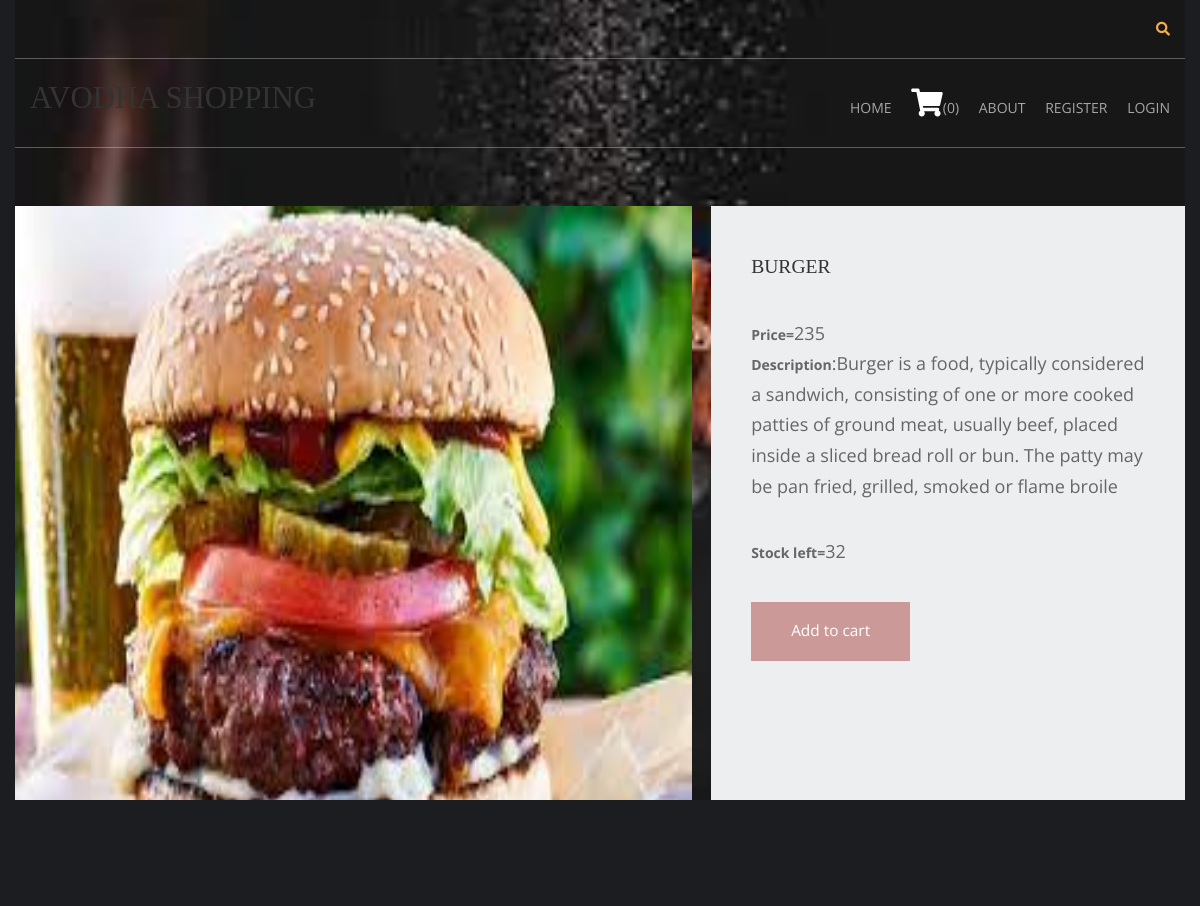
/meat-items/burger, run on the app's committed database.
### shop/models.py (models this page shows, shortened)
class products(models.Model):
    name = models.CharField ( max_length = 250 , unique = True )
    slug = models.CharField ( max_length = 250 , unique = True )
    img = models.ImageField ( upload_to = 'product' )
    desc = models.TextField ()
    stock = models.IntegerField ()
    availability = models.BooleanField ()
    price = models.IntegerField ()
    category = models.ForeignKey(categ,on_delete=models.CASCADE)

### shop/views.py (the view)
# urls.py: path('<slug:c_slug>/<slug:product_slug>',views.prodDetails,name='details'),
def prodDetails(request,c_slug,product_slug):
    try:
        prod=products.objects.get(category__slug=c_slug,slug=product_slug)
    except Exception as e :
        raise e
    return render(request,'item.html',{'pr':prod})

### cart/context_processor.py (called while the page is built)
def count(request):
    item_count=0;
    if 'admin' in request.path:
        return {}
    else:
        try:
            ct=cartlist.objects.filter(cart_id=c_id(request))
            cti=items.objects.all().filter(cart=ct[:1])
            for c in cti:
                item_count+=c.quan
        except cartlist.DoesnotExist:
            item_count=0
        return dict(itc=item_count)

### cart/views.py (called while the page is built)
def c_id(request):
    ct_id=request.session.session_key
    if not ct_id:
        ct_id=request.session.create()
    return ct_id

### templates/item.html (shortened to what this page needs)
{% extends 'base.html' %}
{% load static %}
{% block content %}
<head>
    <link href="{% static 'pr/fontawesome/css/all.min.css' %}" rel="stylesheet" />
    <link href="{% static 'pr/css/templatemo-comparto.css' %}" rel="stylesheet" />
</head>
<body>
  <br><br>
        <section class="tm-mb-1" id="about">
            <div class="tm-row tm-about-row">
                <div class="tm-section-1-l">
                    <img src="{{pr.img.url}}" style="height:700;width:700;" alt="About image" class="tm-img-responsive">
                </div>
                <article class="tm-section-1-r tm-bg-color-8">
                    <h4 class="tm-mb-2 tm-title-color">{{pr.name}}</h4>
                    <p><b>Price=</b>{{pr.price}}<br><b>Description</b>:{{pr.desc}}<br></p>
                    <p><b>Stock left=</b>{{pr.stock}}<br></p>
                {% if pr.stock <= 0 %}
                    <h1 style="color:red">Sorry,Out of stock</h1>
                {% else %}
                    <a href="{% url 'addcart' pr.id %}" class="tm-btn tm-btn-1 tm-link-to-services">Add to cart</a>
                {% endif %}
                </article>
            </div>
        </section>
</body>
</html>
{% endblock %}

### static/hm/layout/styles/layout.css (style rules this page uses)
*, *::before, *::after { transition:all .3s ease-in-out; }
body { color:#A5A6AA; background-color:#1C1D21; }
a { color:#FBAB45; }

### static/pr/css/templatemo-comparto.css (style rules this page uses)
*, *::before, *::after { box-sizing: border-box; outline: none; }
ul, h1, h2, h3, h4, p, figure { padding: 0; margin: 0; }
body { font-family: 'Open Sans', Arial, sans-serif; font-size: 18px; overflow-x: hidden; padding-left: 15px; padding-right: 15px; margin: 0; }
a { transition: all 0.3s ease; text-decoration: none; }
p { color: #666; line-height: 1.7; margin-bottom: 35px; }
h1, h2, h3, h4, h5, h6 { color: #333; }
.tm-mb-1 { margin-bottom: 20px; }
.tm-mb-2 { margin-bottom: 40px; }
.tm-bg-color-8 { background-color: #EDEEEF; }
.tm-img-responsive { max-width: 100%; height: auto; }
.tm-section-1-l { width: 57.85%; margin-right: 1.65%; }
.tm-section-1-r { padding: 50px 40px; width: 40.5%; }
.tm-row { display: flex; }
.tm-btn { display: inline-block; padding: 15px 40px; font-size: 1.1rem; border: none; background-color: #CC9999; color: white; }
a { color: #666; }

### static/hm/layout/styles/framework.css (style rules this page uses)
html { overflow-y:scroll; overflow-x:hidden; }
html, body { margin:0; padding:0; font-size:14px; line-height:1.6em; }
*, *::before, *::after { box-sizing:border-box; }
a { outline:none; text-decoration:none; }
img { width:auto; max-width:100%; height:auto; margin:0; padding:0; border:none; line-height:normal; vertical-align:middle; }
body, input, textarea, select { font-family:Verdana, Geneva, sans-serif; }
h1, h2, h3, h4, h5, h6, .heading { font-family:Georgia, "Times New Roman", Times, serif; }
::placeholder { opacity:1; }
h1, h2, h3, h4, h5, h6, .heading { margin:0 0 20px 0; font-size:1.4rem; line-height:normal; font-weight:normal; text-transform:uppercase; }
address, article, aside, figcaption, figure, footer, header, main, nav, section { display:block; margin:0; padding:0; }

### data on the page
products: img (picture), name "BURGER", price "235", desc "Burger is a food, typically considered a sandwich, consisting of one or more cooked patties of ground meat, usually beef, placed inside a sliced bread roll or bun. The patty may be pan fried, grilled, smoked or flame broile", stock "32"

### other printed values
{{ itc }} "0"
